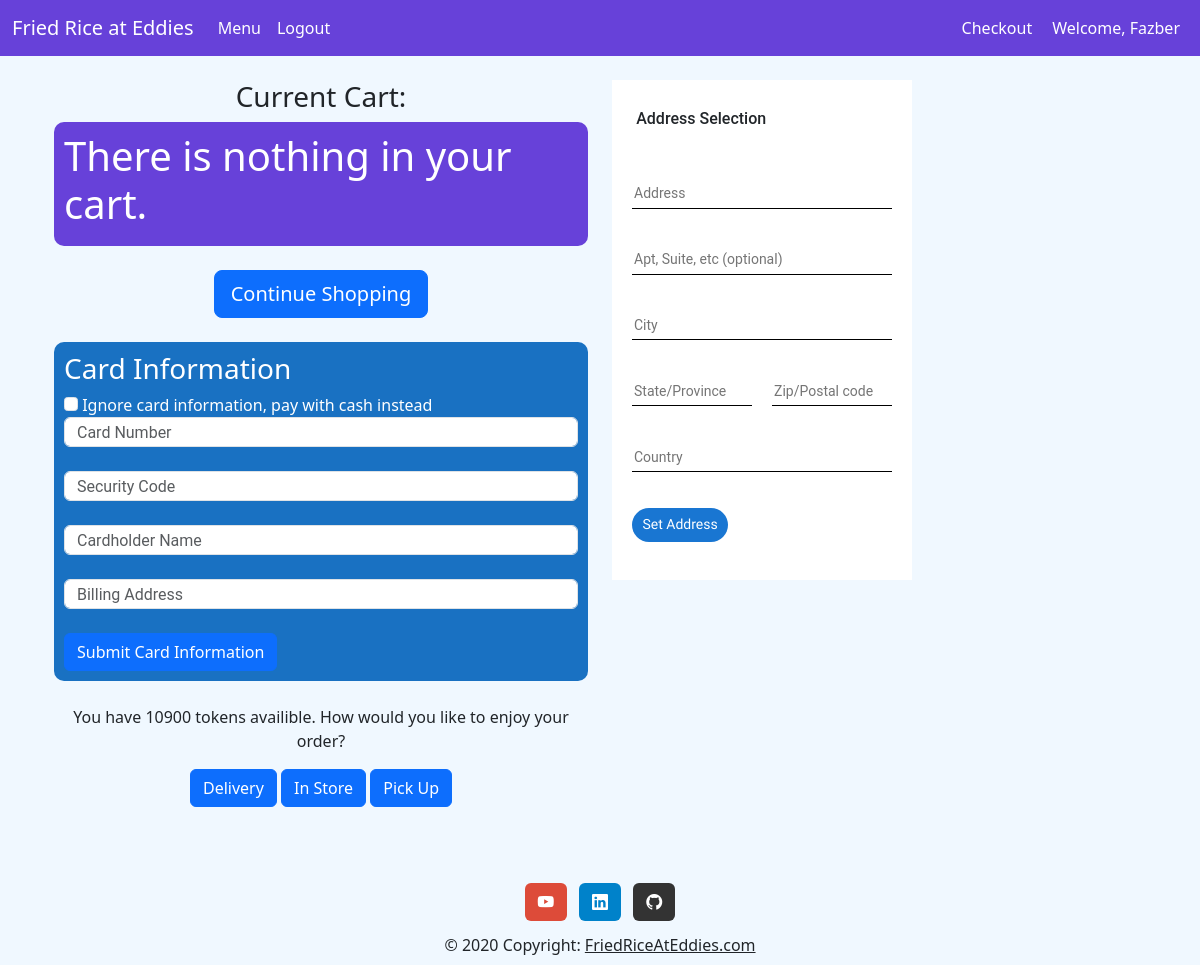
The app's page /checkout/ (signed in), older data.
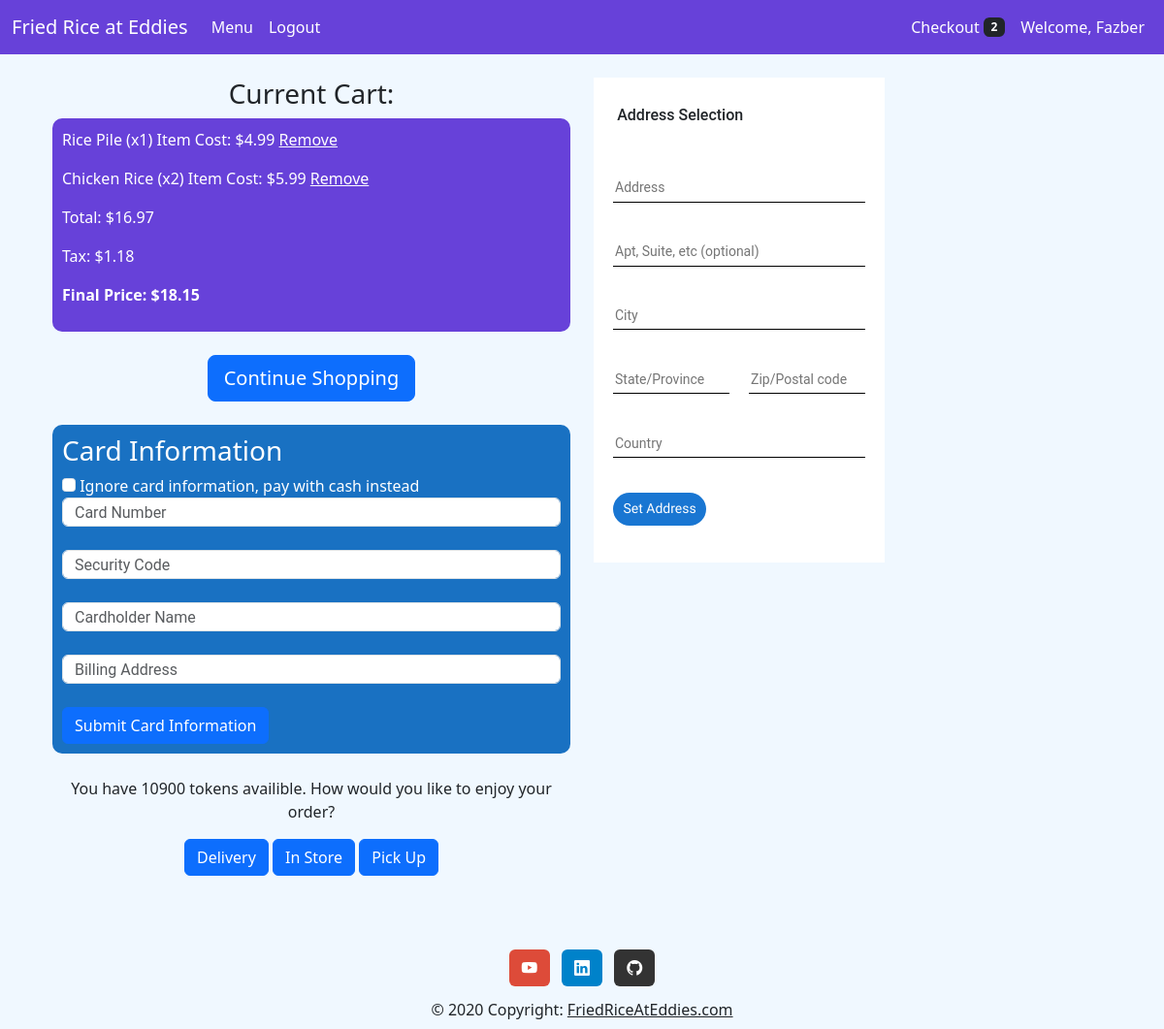
The same page, newer data.
### main/models.py (models this page shows, shortened)
class Way_Recieved(models.Model):
    id = models.AutoField(primary_key=True)
    type = models.CharField(max_length=20)

class Menu(models.Model):
    id = models.AutoField(primary_key=True)
    name = models.CharField(max_length=50)
    price = models.DecimalField(max_digits=6, decimal_places=2)

### checkout/models.py (models this page shows, shortened)
class CartItem(models.Model):
    user = models.ForeignKey(Member, on_delete=models.CASCADE, null=True, blank=True)
    item = models.ForeignKey(Menu, on_delete=models.CASCADE)
    quantity = models.PositiveIntegerField(default=0)
    date_added = models.DateTimeField(auto_now_add=True)

### checkout/views.py (the view)
# urls.py: path('', views.view_cart, name='checkout'),
def view_cart(request):
    try:
        cart_items = CartItem.objects.filter(user=Member.objects.get(user=request.user))
        member = Member.objects.get(user=request.user)
        tokens = member.tokens
    except:
        cart_items = CartItem.objects.filter(user=None)
        tokens = 0
    request.session['num_items_in_cart'] = len(cart_items)
    total_price = sum(item.item.price * item.quantity for item in cart_items)
    way_recieveds = Way_Recieved.objects.all
    return render(request, 'checkout/checkout.html', {'cart_items': cart_items, 'total_price': total_price,
                                                      'tax': "%.2f" % round((float(total_price) * 0.0697), 2),
                                                      'final_price': "%.2f" % round((float(total_price) + float(total_price) * 0.0697), 2),
                                                      'way_recieveds': way_recieveds, 'tokens': tokens})

### checkout/templates/checkout/checkout.html (shortened to what this page needs)
{% extends 'base.html' %} {% load static %}
  {% block content %}
  <body>
    <br />
    <div class="container">
      <div class="row">
        <div class="col-lg-6">
          <h3 class="text-center">Current Cart:</h3>
          <div class="checkout-section" style="background-color: #6741d9">
            {% if cart_items %} {% for i in cart_items %} {% if i.item %}
            <p>
              {{i.item.name}} (x{{i.quantity}}) Item Cost: ${{i.item.price}}
              <a
                href="{% url 'remove_from_cart' i.item.id %}"
                style="color: white; transition: color 0.3s"
                onmouseover="this.style.color='blue';"
                onmouseout="this.style.color='white';"
              >
                Remove
              </a>
            </p>
            {% endif %} {% endfor %}
            <p>Total: ${{total_price}}</p>
            <p>Tax: ${{tax}}</p>
            <p><b>Final Price: ${{final_price}}</b></p>
            {% else %}
            <h1>There is nothing in your cart.</h1>
            {% endif %}
          </div>
          <br />
          <div class="text-center">
            <a
              class="btn btn-primary btn-lg"
              href="{% url 'menu' %}"
              role="button"
            >
              Continue Shopping
            </a>
          </div>
          <br />
          <div
            class="card-section"
            style="
              border-radius: 10px;
              padding: 10px;
              background-color: #1971c2;
              color: white;
            "
          >
            <h3>Card Information</h3>
            <input
              class="form-check-input"
              type="checkbox"
              value=""
              id="cashCheckbox"
            />
            <label class="form-check-label" for="cashCheckbox">
              Ignore card information, pay with cash instead
            </label>
            <input class="form-control" type="text" placeholder="Card Number" />
            <br />
            <input
              class="form-control"
              type="text"
              placeholder="Security Code"
            />
            <br />
            <input
              class="form-control"
              type="text"
              placeholder="Cardholder Name"
            />
            <br />
            <input
              class="form-control"
              type="text"
              placeholder="Billing Address"
            />
            <br />
            <button type="button" class="btn btn-primary">
              Submit Card Information
            </button>
          </div>
          <br />
          <div class="text-center">
            <p>
              You have {{tokens}} tokens availible. How would you like to enjoy
              your order?
            </p>
            {% if way_recieveds %} {% for w in way_recieveds %}
            <a href="{% url 'process_order' w.id %}" class="btn btn-primary">
              {{w.type}}
            </a>
            {% endfor %} {% endif %}
          </div>
        </div>
        <div class="col-lg-6">{% include 'checkout/map.html' %}</div>
      </div>
    </div>
  </body>
  {% endblock %}

### friedRiceAtEddiesWebsite/templates/navbar.html (shortened to what this page needs)
<nav
  class="navbar navbar-expand-lg navbar-dark"
  style="background-color: #6741d9"
>
  <div class="container-fluid">
    <a class="navbar-brand" href="{% url 'index' %}">Fried Rice at Eddies</a>
    <div class="collapse navbar-collapse" id="navbarNav">
      <ul class="navbar-nav me-auto">
        <li class="nav-item">
          <a class="nav-link active" aria-current="page" href="{% url 'menu' %}"
            >Menu</a
          >
        </li>
        {% if user.is_authenticated %}
        <li class="nav-item">
          <form id="logout-form" method="post" action="{% url 'logout' %}">
            <button
              class="nav-link active btn btn-link"
              aria-current="page"
              type="submit"
            >
              Logout
            </button>
          </form>
        </li>
        {% endif %}
      </ul>
      <ul class="navbar-nav ms-auto d-flex align-items-center">
        <li class="nav-item">
          <a
            class="nav-link active d-flex align-items-center"
            aria-current="page"
            href="{% url 'checkout' %}"
          >
            <span class="me-1">Checkout</span>
            {% if request.session.num_items_in_cart %}
            <span class="badge bg-dark align-middle"
              >{{ request.session.num_items_in_cart }}</span
            >
            {% endif %}
          </a>
        </li>
        <li class="nav-item">
          {% if user.is_authenticated %}
          <a class="nav-link active"
            >Welcome, {{ request.user.username|capfirst }}</a
          >
        </li>
        {% else %}
        <li class="nav-item">
          <a class="nav-link active">Welcome, Guest</a>
        </li>
        {% endif %}
      </ul>
    </div>
  </div>
</nav>

Row changes from the older to the newer data that the page shows:
added CartItem: item.name "Rice Pile", quantity "1", item.price "4.99"
added CartItem: item.name "Chicken Rice", quantity "2", item.price "5.99"
Text that changed along with them:
{{ request.session.num_items_in_cart }}: (not shown) → "2"
{{ total_price }}: (not shown) → "16.97"
{{ tax }}: (not shown) → "1.18"
{{ final_price }}: (not shown) → "18.15"
text no longer shown: "There is nothing in your cart."
text now shown: "Total: $ Tax: $ Final Price: $"
